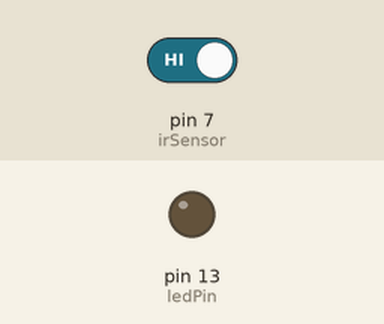
This sketch was run on a simulated Arduino Uno, built with avr-gcc and run on an emulated ATmega328P. On the bench: output pins drawn as LEDs (lit = HIGH). The inputs (shaded band) are chosen by the test bench; at power-on: pin 7 (irSensor) HIGH.

Above: at 1.2 s.
1.3 s: pin 7 (irSensor) driven LOW
At 1.7 s:
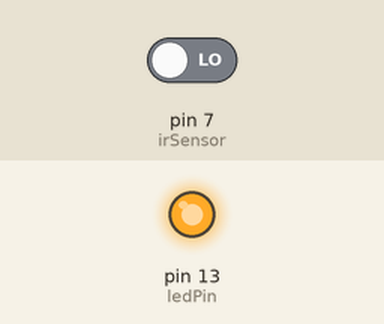
2.8 s: pin 7 (irSensor) driven HIGH
At 4.0 s:
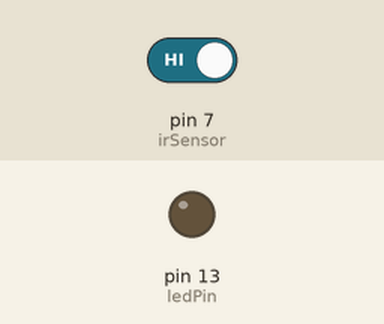
Timing chart, 0 to 5.8 s (numbered marks = the images above; inputs shaded):
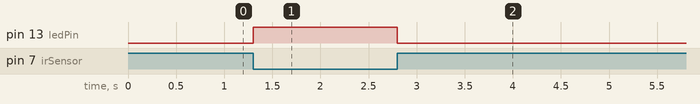

Measured:
- after the input at 1.3 s, pin 13 (ledPin): LOW → HIGH at once
- after the input at 2.8 s, pin 13 (ledPin): HIGH → LOW at once

The sketch:

object-detection.ino
```cpp
int irSensor = 7;
int ledPin = 13;
void setup() {
  pinMode(irSensor, INPUT);
  pinMode(ledPin, OUTPUT);
}

void loop() {
  int sensorValue = digitalRead(irSensor);

  if (sensorValue == LOW) {
    digitalWrite(ledPin, HIGH);
  } else {
    digitalWrite(ledPin, LOW);
  }
}
```
